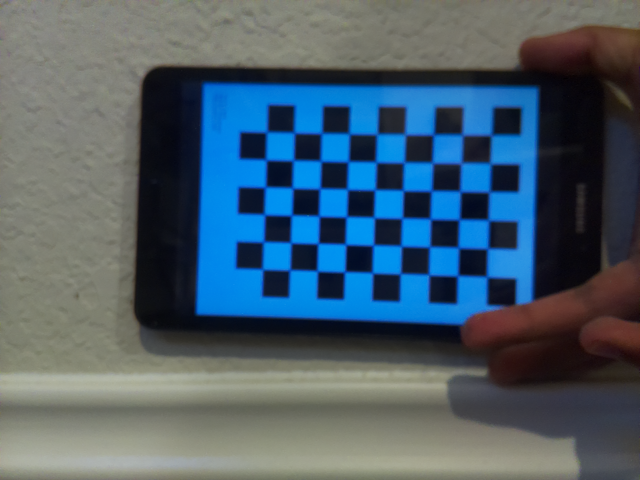
#> input picture repos/CameraCalibration/Calimages/caliImage0.png, 640 x 480 px; its folder holds 5 pictures in this run
$ python calibration.py
#> lines starting #> are read from the running program, lines starting #| are printed output that depends on the picture; after the words box and inside, x2 and y2 are one past the last pixel; in counts of white or black regions, pixels touching at a corner belong together
import numpy as np
import cv2 as cv
import glob
import pickle


################ FIND CHESSBOARD CORNERS - OBJECT POINTS AND IMAGE POINTS #############################
chessboardSize = (9,6)
frameSize = (640,480)


# termination criteria
criteria = (cv.TERM_CRITERIA_EPS + cv.TERM_CRITERIA_MAX_ITER, 30, 0.001)


# prepare object points, like (0,0,0), (1,0,0), (2,0,0) ....,(6,5,0)
objp = np.zeros((chessboardSize[0] * chessboardSize[1], 3), np.float32)
objp[:,:2] = np.mgrid[0:chessboardSize[0],0:chessboardSize[1]].T.reshape(-1,2)

size_of_chessboard_squares_mm = 12.5
objp = objp * size_of_chessboard_squares_mm


# Arrays to store object points and image points from all the images.
objpoints = [] # 3d point in real world space
imgpoints = [] # 2d points in image plane.


images = (glob.glob('/home/kjacks/project/auto/tissueRetraction/repos/CameraCalibration/Calimages/*.png'))

for image in images:

    img = cv.imread(image)
#> img is the input picture: shape (480, 640, 3); mean B, G, R 107.8, 94.3, 73.8
    gray = cv.cvtColor(img, cv.COLOR_BGR2GRAY)
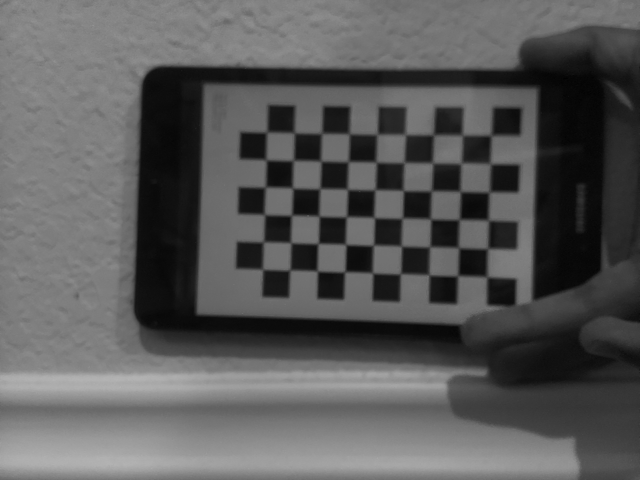
#> gray: shape (480, 640); min 1, max 180, mean 89.7

    # Find the chess board corners
    ret, corners = cv.findChessboardCorners(gray, chessboardSize, None)
#> ret = True; corners = 54 rows, first 8: [486.3, 277], [458, 276.1], [428.8, 275.3], [401.1, 274.4], [372.5, 272.5], [344.4, 273.8], [318, 270.5], [290.5, 270.5]

    # If found, add object points, image points (after refining them)
    if ret == True:

        objpoints.append(objp)
        corners2 = cv.cornerSubPix(gray, corners, (11,11), (-1,-1), criteria)
#> corners2 = 54 rows, first 8: [486.9, 276.6], [457.7, 275.7], [429, 274.8], [400.5, 273.8], [372.5, 272.8], [344.8, 271.8], [317.2, 271.1], [289.8, 270.1]
        imgpoints.append(corners)

        # Draw and display the corners
        cv.drawChessboardCorners(img, chessboardSize, corners2, ret)
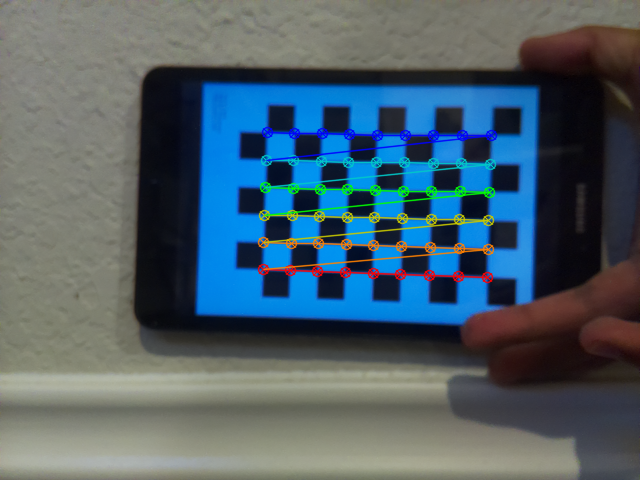
#> img: shape (480, 640, 3); 3.71% of pixels changed, all inside (x1, y1, x2, y2) = (257, 126, 498, 284)
        cv.imshow('img', img)
        cv.waitKey(1000)
#> pass 2 of the loop `for image in images:`:
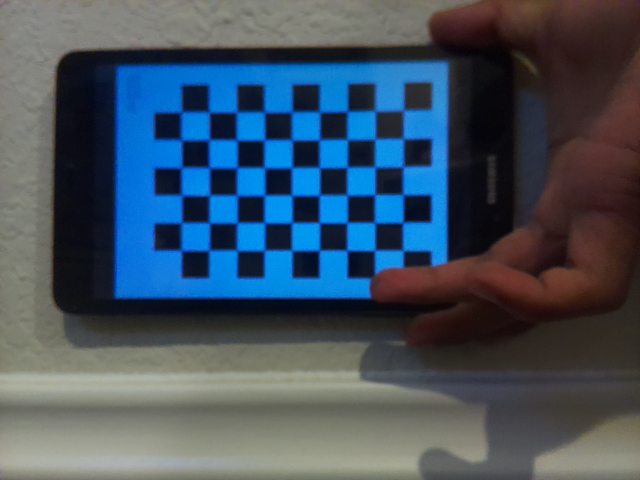
#> input picture repos/CameraCalibration/Calimages/caliImage1.png, 640 x 480 px
#> img is the input picture: shape (480, 640, 3); mean B, G, R 96.8, 82.2, 65.8
#> `gray = cv.cvtColor(img, cv.COLOR_BGR2GRAY)`:
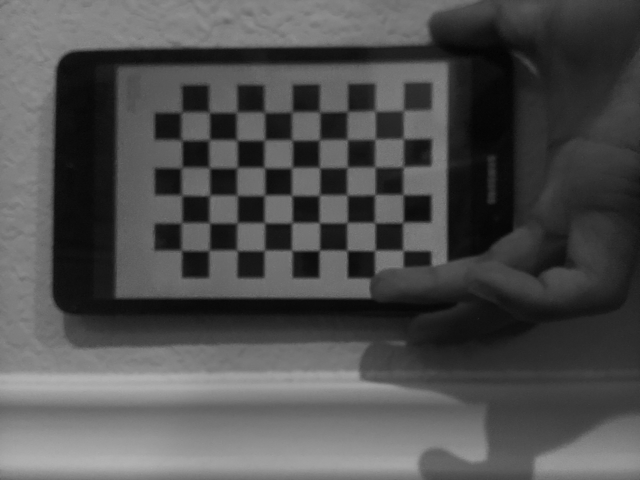
#> gray: shape (480, 640); min 1, max 179, mean 79
#> corners = 54 rows, first 8: [400, 249], [376, 248], [346, 248], [319.4, 250.3], [291.4, 250.1], [264.7, 250], [237, 250.7], [208.7, 251.1]
#> corners2 = 54 rows, first 8: [403, 250.4], [374.8, 250.4], [347, 250.4], [319.2, 250.3], [291.8, 250.4], [264.3, 250.4], [237, 250.3], [208.9, 250.4]
#> `cv.drawChessboardCorners(img, chessboardSize, corners2, ret)`:
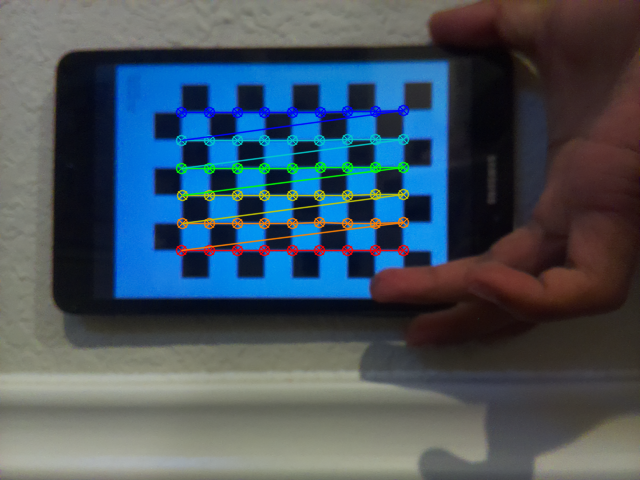
#> img: shape (480, 640, 3); 3.68% of pixels changed, all inside (x1, y1, x2, y2) = (175, 104, 410, 257)
#> pass 3 of the loop `for image in images:`:
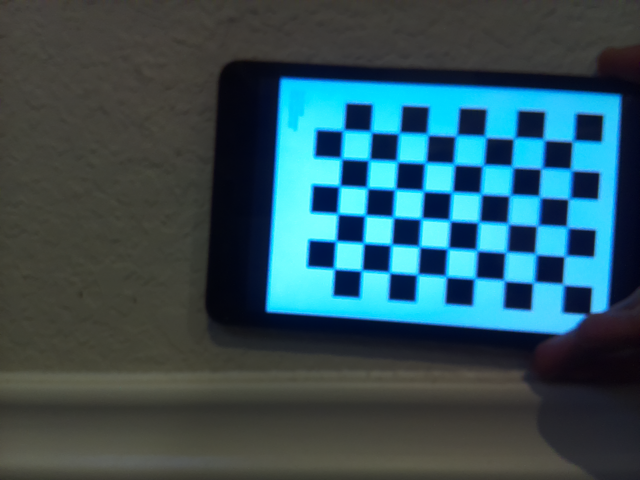
#> input picture repos/CameraCalibration/Calimages/caliImage12.png, 640 x 480 px
#> img is the input picture: shape (480, 640, 3); mean B, G, R 90.9, 82.3, 50.1
#> `gray = cv.cvtColor(img, cv.COLOR_BGR2GRAY)`:
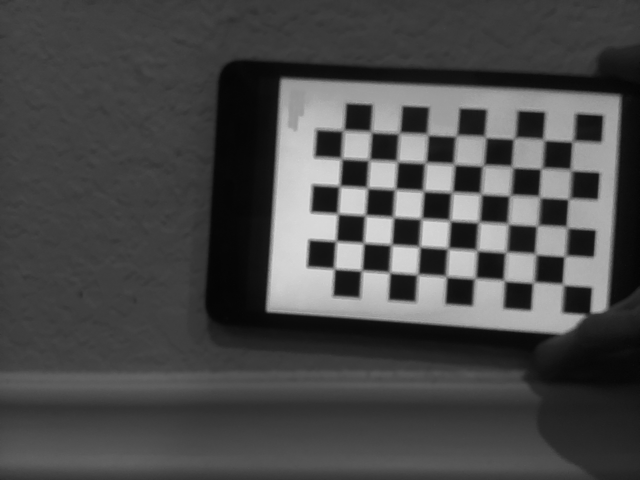
#> gray: shape (480, 640); min 4, max 220, mean 73.7
#> corners = 54 rows, first 8: [562, 282], [532.4, 284.5], [504.8, 281.2], [474, 279.5], [446.6, 277.8], [416, 275.2], [390, 273.1], [361.9, 270.3]
#> corners2 = 54 rows, first 8: [562.8, 284.3], [533.3, 282.5], [503.9, 280.3], [474.8, 278.3], [446.2, 276.3], [417.5, 274.4], [389.6, 272.4], [361.5, 270.4]
#> `cv.drawChessboardCorners(img, chessboardSize, corners2, ret)`:
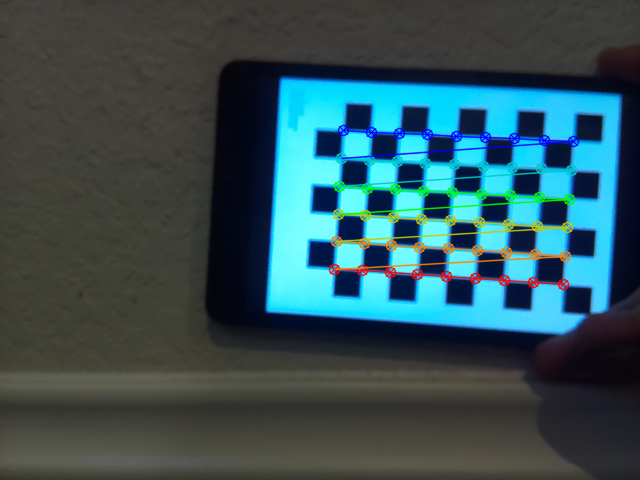
#> img: shape (480, 640, 3); 3.77% of pixels changed, all inside (x1, y1, x2, y2) = (328, 124, 580, 291)
#> the loop made 5 passes; the first 3 are shown


cv.destroyAllWindows()

############# CALIBRATION #######################################################

ret, cameraMatrix, dist, rvecs, tvecs = cv.calibrateCamera(objpoints, imgpoints, frameSize, None, None)

# Save the camera calibration result for later use (we won't worry about rvecs / tvecs)
pickle.dump((cameraMatrix, dist), open( "calibration.pkl", "wb" ))
pickle.dump(cameraMatrix, open( "cameraMatrix.pkl", "wb" ))
pickle.dump(dist, open( "dist.pkl", "wb" ))


############## UNDISTORTIO#####################################################

img = cv.imread(r'/home/kjacks/project/auto/tissueRetraction/repos/CameraCalibration/Calimages/caliImage0.png')
h,  w = img.shape[:2]
#> h = 480; w = 640
newCameraMatrix, roi = cv.getOptimalNewCameraMatrix(cameraMatrix, dist, (w,h), 1, (w,h))


# Undistort
dst = cv.undistort(img, cameraMatrix, dist, None, newCameraMatrix)
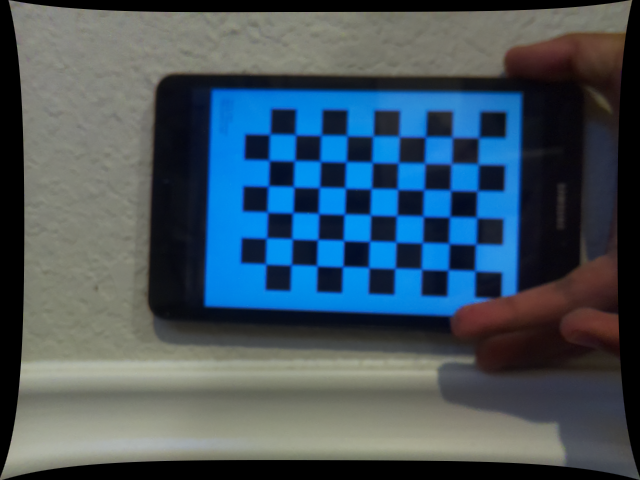
#> dst: shape (480, 640, 3); mean B, G, R 95.7, 84, 66.1

# crop the image
x, y, w, h = roi
dst = dst[y:y+h, x:x+w]
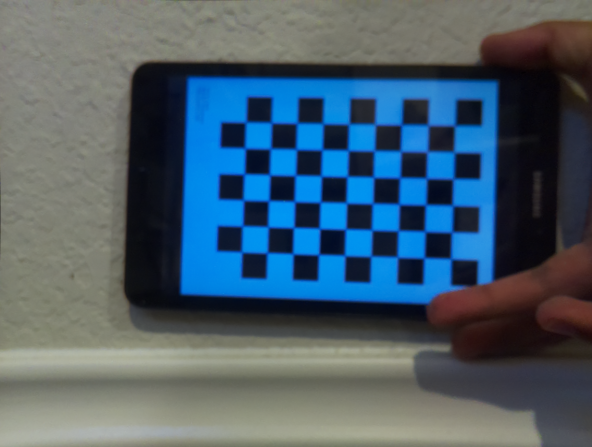
#> dst: shape (447, 592, 3); mean B, G, R 108.1, 94.3, 73.5
cv.imwrite('/home/kjacks/project/auto/tissueRetraction/repos/CameraCalibration/Calresult/result' + '.png', dst)


# [13 lines of commented-out code are left out]
mean_error = 0

for i in range(len(objpoints)):
    imgpoints2, _ = cv.projectPoints(objpoints[i], rvecs[i], tvecs[i], cameraMatrix, dist)
    error = cv.norm(imgpoints[i], imgpoints2, cv.NORM_L2)/len(imgpoints2)
    mean_error += error

print( "total error: {}".format(mean_error/len(objpoints)) )
print(dist)
print (cameraMatrix)
print (newCameraMatrix)
